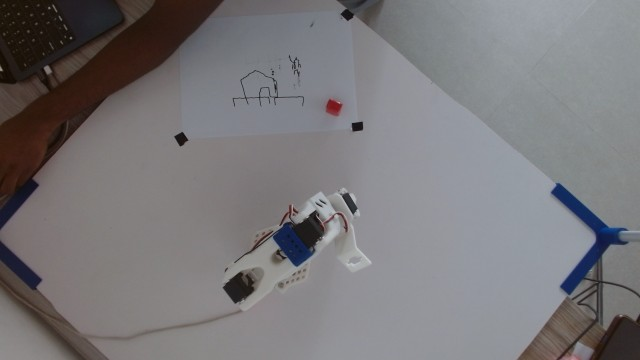
#> input picture 08_so101_framework/profiles/my_so101/calibration/calib_ref.png, 640 x 360 px
$ python -i vectorize.py   (imports and definitions only)
#> lines starting #> are read from the running program, lines starting #| are printed output that depends on the picture; after the words box and inside, x2 and y2 are one past the last pixel; in counts of white or black regions, pixels touching at a corner belong together
"""Picture -> pen strokes, for the drawing task.

Three modes:
- "lines": line art, sketches, logos, stippled prints. Dark ink is thresholded (adaptive, so uneven
  lighting in a phone photo of a drawing is fine), specks such as stipple dots are removed, and the
  ink is thinned to one-pixel centre lines, so a thick line becomes ONE pen stroke, not its outline.
- "photo": photos. Edges (Canny on a smoothed image), then thinned and traced the same way.
- "shade": stippled / shaded pictures (dots, tones): the lines as in "lines", plus hatching (parallel
  lines, crossed where darkest) where the dots are dense - the way pen plotters render tone.

The traced polylines go through the plotter clean-up chain (simplify, drop specks, join touching
ends, nearest-neighbour order) from so101.tasks.pathtools.

Output strokes are in image pixels (x right, y down) of the resized working image.
"""
from __future__ import annotations

import math

import cv2
import numpy as np

from ..tasks import pathtools as P

WORK_PX = 400            # the longer side of the working image; finer than a pen line at 120 mm
NB = [(-1, 0), (0, 1), (1, 0), (0, -1), (-1, 1), (1, 1), (1, -1), (-1, -1)]   # 4-neighbours first


# [8 lines left out: function decode, not called in this run]


def _resize(gray, px):
    h, w = gray.shape
    k = px / max(h, w)
    return cv2.resize(gray, (max(1, round(w * k)), max(1, round(h * k))), interpolation=cv2.INTER_AREA)


def ink_mask(gray, detail=0.5):
    """Line art -> boolean ink mask without specks."""
    g = cv2.GaussianBlur(gray, (3, 3), 0)
    k = max(15, (max(g.shape) // 12) | 1)                         # wider than any pen line in the picture
    bg = cv2.morphologyEx(g, cv2.MORPH_CLOSE, cv2.getStructuringElement(cv2.MORPH_ELLIPSE, (k, k)))
    norm = cv2.divide(g, bg, scale=255)                           # flatten uneven light (phone photos)
    _, m = cv2.threshold(norm, 0, 255, cv2.THRESH_BINARY_INV + cv2.THRESH_OTSU)
    m = cv2.bitwise_and(m, (norm < 225).astype(np.uint8) * 255)    # a blank page has no ink
    m = cv2.morphologyEx(m, cv2.MORPH_CLOSE, np.ones((3, 3), np.uint8))
    min_area = int(round(60 * (1.0 - detail) + 6))                # stipple dots / dust below this go
    n, lab, stats, _ = cv2.connectedComponentsWithStats(m, connectivity=8)
    keep = np.zeros(n, bool)
    keep[1:] = stats[1:, cv2.CC_STAT_AREA] >= min_area
    return keep[lab]


# [12 lines left out: function edge_mask, not called in this run]


def thin(mask):
    m = mask.astype(np.uint8) * 255
    if hasattr(cv2, "ximgproc"):
        return cv2.ximgproc.thinning(m, thinningType=cv2.ximgproc.THINNING_ZHANGSUEN) > 0
    return _zhang_suen(mask)


# [21 lines left out: function _zhang_suen, not called in this run]


def trace(skel):
    """One-pixel skeleton -> polylines: walk from the line ends first, then the closed loops."""
    on = skel.copy()
    h, w = on.shape
    pad = np.pad(on.astype(np.uint8), 1)
    deg = sum(np.roll(np.roll(pad, dy, 0), dx, 1) for dy, dx in NB)[1:-1, 1:-1] * on
    ys, xs = np.nonzero(on)
    ends = [(y, x) for y, x in zip(ys, xs) if deg[y, x] == 1]
    rest = list(zip(ys, xs))
    seen = np.zeros_like(on)
    lines = []

    def walk(y, x):
        pts = [(x, y)]
        seen[y, x] = True
        while True:
            for dy, dx in NB:
                ny, nx = y + dy, x + dx
                if 0 <= ny < h and 0 <= nx < w and on[ny, nx] and not seen[ny, nx]:
                    y, x = ny, nx
                    seen[y, x] = True
                    pts.append((x, y))
                    break
            else:
                return pts

    for y, x in ends + rest:
        if not seen[y, x]:
            pts = walk(y, x)
            if len(pts) >= 2:
                lines.append([(float(a), float(b)) for a, b in pts])
    return lines


# [31 lines left out: functions _hatch, shade_strokes, not called in this run]


def vectorize(gray, mode="lines", detail=0.5, work_px=WORK_PX):
    """Grayscale image -> {"strokes", "width", "height", "mask"}; strokes in working-image px."""
    detail = float(min(1.0, max(0.0, detail)))
    g = _resize(gray, work_px)
    if mode == "shade":
        lines, mask = shade_strokes(g, detail)
    else:
        mask = edge_mask(g, detail) if mode == "photo" else ink_mask(g, detail)
        lines = trace(thin(mask))
    eps = 1.4 - 0.9 * detail                                      # px; RDP tolerance
    min_len = 10 * (1.0 - detail) + 3                             # px; shorter lines are noise
    strokes = P.clean(lines, eps=eps, min_len=min_len, join_tol=2.5)
    return {"strokes": [[[round(x, 1), round(y, 1)] for x, y in st] for st in strokes],
            "width": g.shape[1], "height": g.shape[0], "mask": mask}


# [8 lines left out: function stats, not called in this run]

>>> import cv2
>>> picture = cv2.imread('../../profiles/my_so101/calibration/calib_ref.png', cv2.IMREAD_GRAYSCALE)
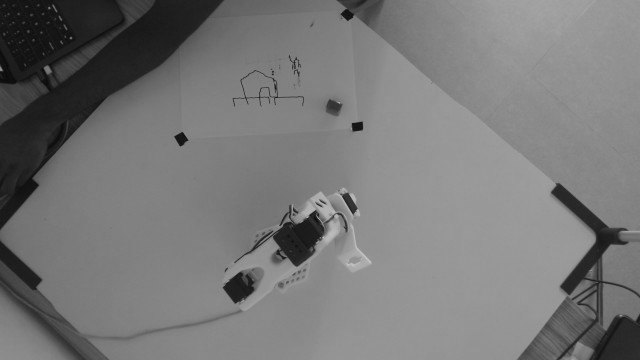
#> picture: shape (360, 640); min 9, max 204, mean 119.8
>>> result = vectorize(picture)
#> in ink_mask, `bg = cv2.morphologyEx(g, cv2.MORPH_CLOSE, cv2.getStructuringElement(cv..`:
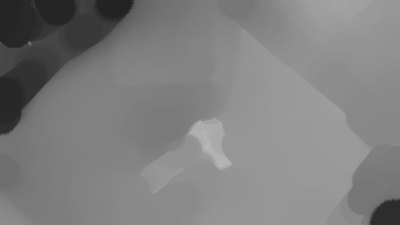
#> bg: shape (225, 400); min 35, max 185, mean 127.1
#> in ink_mask, `norm = cv2.divide(g, bg, scale=255)`:
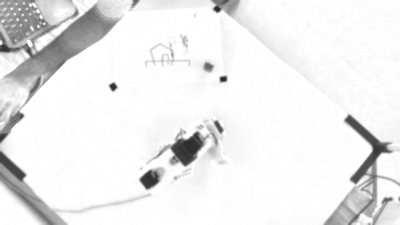
#> norm: shape (225, 400); min 40, max 255, mean 235.9
#> in ink_mask, `_, m = cv2.threshold(norm, 0, 255, cv2.THRESH_BINARY_INV + cv2.THRESH_..`:
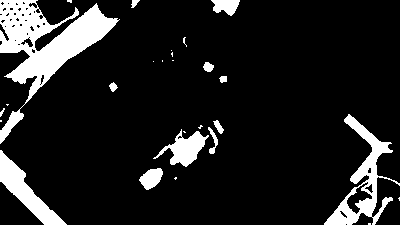
#> m: shape (225, 400); 12.4% white; 27 white regions (14 under 20 px), largest, box (x1, y1, x2, y2) and area: (0, 0, 120, 144) 5475, (324, 114, 400, 225) 2199, (0, 150, 67, 225) 1490
#> in ink_mask, `m = cv2.morphologyEx(m, cv2.MORPH_CLOSE, np.ones((3, 3), np.uint8))`: m: shape (225, 400); 12.8% white; 24 white regions (11 under 20 px), largest, box (x1, y1, x2, y2) and area: (0, 0, 120, 144) 5740, (324, 114, 400, 225) 2274, (0, 150, 67, 225) 1491
#> in ink_mask, `n, lab, stats, _ = cv2.connectedComponentsWithStats(m, connectivity=8)`:
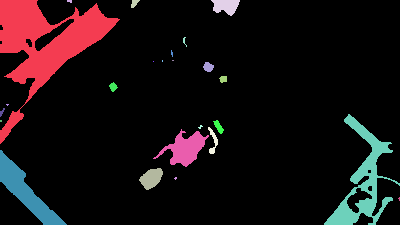
#> lab: shape (225, 400) int32; 25 distinct labels, from 0 to 24; one colour per label, 0 black
#> in ink_mask, `n, lab, stats, _ = cv2.connectedComponentsWithStats(m, connectivity=8)`: n = 25; stats = 25 rows, first 6: [0, 0, 400, 225, 78447], [0, 0, 120, 144, 5740], [67, 0, 5, 3, 12], [131, 0, 9, 8, 44], [211, 0, 29, 16, 314], [183, 37, 4, 10, 16]
#> in thin, `return cv2.ximgproc.thinning(m, thinningType=cv2.ximgproc.THINNING_ZHA..`: returned value: shape (225, 400) bool; 1.4% white in thin lines or dots
#> in trace, `pad = np.pad(on.astype(np.uint8), 1)`:
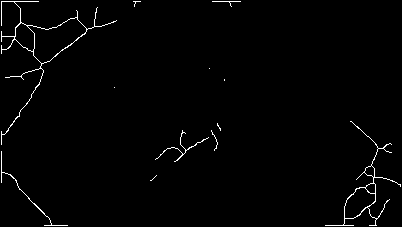
#> pad: shape (227, 402); values 0 (black) and 1 (white), 1.4% white in thin lines or dots
#> in trace, `ys, xs = np.nonzero(on)`: ys = 1242 values from 0 to 224; xs = 1242 values, max 399 at index 952, min 0 at index 0, mean 156.7
#> in trace, `ends = [(y, x) for y, x in zip(ys, xs) if deg[y, x] == 1]`: ends = 45 pairs, first value 0 to 224, second value 0 to 399
#> in trace, `rest = list(zip(ys, xs))`: rest = 1242 pairs, first value 0 to 224, second value 0 to 399
#> in walk, `pts = [(x, y)]`: pts = [(37, 0)]
#> after the loop in walk, `while True:`:
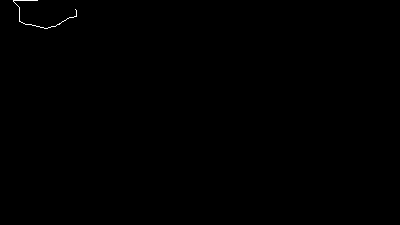
#> seen: shape (225, 400) bool; 0.12% white in thin lines or dots, all inside (x1, y1, x2, y2) = (13, 0, 77, 29)
#> after the loop in walk, `while True:`: pts = 111 pairs, first value 13 to 76, second value 0 to 28
